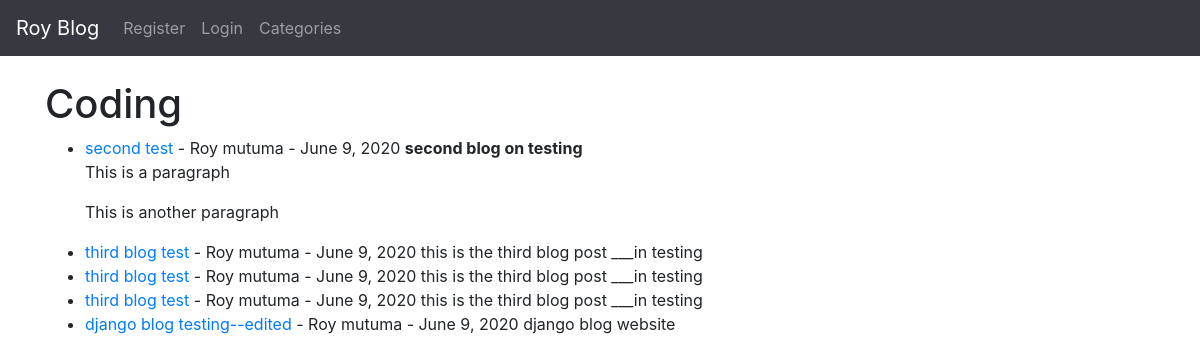
/category/coding/, run on the app's committed database.
### myblog/models.py (models this page shows, shortened)
class Post(models.Model):
    title = models.CharField(max_length=255)
    title_tag = models.CharField(max_length=255)
    author = models.ForeignKey(User, on_delete=models.CASCADE)
    body = models.TextField()
    post_date = models.DateField(auto_now_add=True)
    category = models.CharField(max_length=255, default='coding')

### myblog/views.py (the view)
# urls.py: path('category/<str:cats>/', CategoryView, name='category'),
def CategoryView(request, cats):
    category_posts = Post.objects.filter(category=cats.replace('-', ' '))
    return render(request, 'categories.html', {'cats':cats.title().replace('-', ' '), 'category_posts':category_posts})

### myblog/templates/categories.html (shortened to what this page needs)
{% extends 'base.html' %}
{% block content %}
{% if category_posts %}
    <h1>{{ cats }}</h1>
    <ul>
    {% for post in category_posts %}
        <li> <a href="{% url 'article-detail' post.pk %}"> {{ post.title }}</a> - {{ post.author.first_name }}
        {{ post.author.last_name }} -
        {{ post.post_date }}
            {{ post.body|slice:":200"|safe }} </li>
    {% endfor %}
    </ul>
{% else %}
<h2>The Cat requested is not in our categories</h2>
{% endif %}
{% endblock %}

### data on the page
Post: title "second test", author.first_name "Roy", author.last_name "mutuma", post_date "June 9, 2020", body "second blog on testing This is a paragraph This is another paragraph"
Post: title "third blog test", author.first_name "Roy", author.last_name "mutuma", post_date "June 9, 2020", body "this is the third blog post ___in testing"
Post: title "third blog test", author.first_name "Roy", author.last_name "mutuma", post_date "June 9, 2020", body "this is the third blog post ___in testing"
Post: title "third blog test", author.first_name "Roy", author.last_name "mutuma", post_date "June 9, 2020", body "this is the third blog post ___in testing"
Post: title "django blog testing--edited", author.first_name "Roy", author.last_name "mutuma", post_date "June 9, 2020", body "django blog website"

### other printed values
{{ cats }} "Coding"
